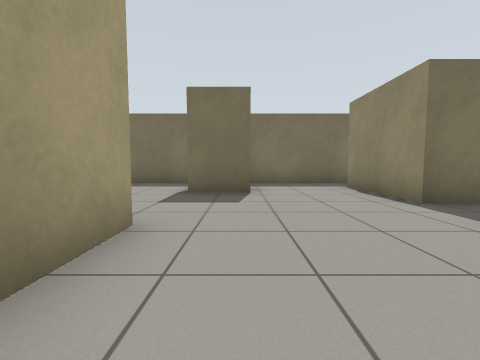
View 1 (above)

16 first-person views from a walk through a Gazebo world. The camera is 0.72 m above the floor, tilts 4° down and sees 90° across. The floor is counted in squares, 1 m on a side. Each view is taken from the middle of a square. On the plan, view 1 faces up. The plan holds only what a view shows up to about 9 squares ahead; the rest is blank.

View 2
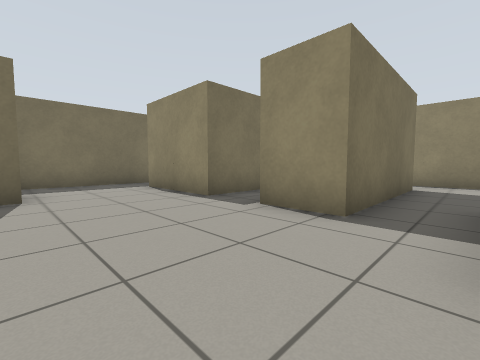

View 3
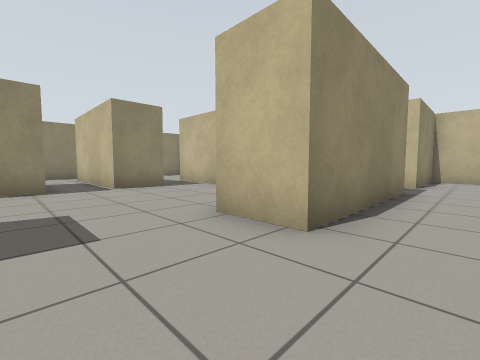

View 4
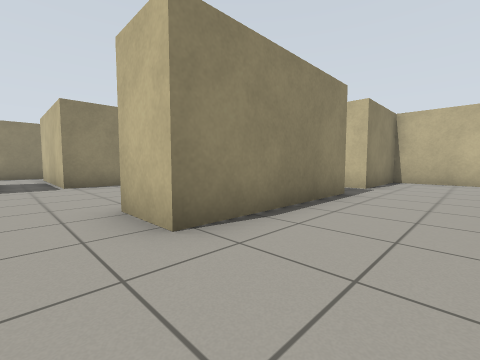

View 5
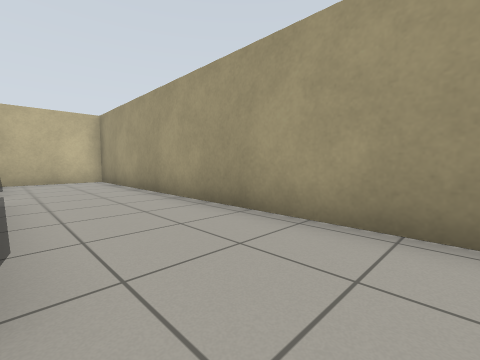

View 6
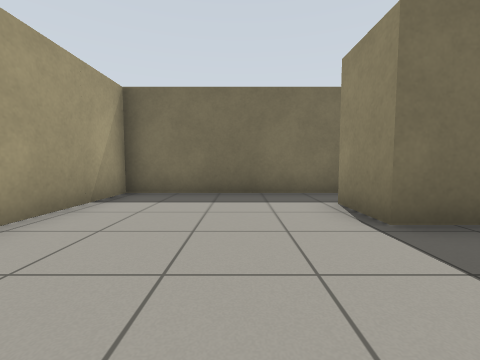

View 7
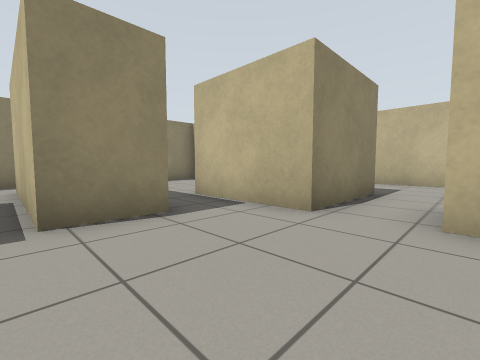

View 8
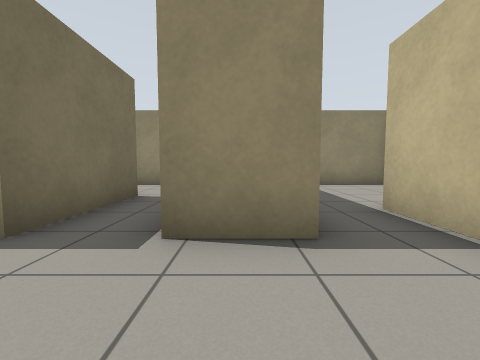

View 9
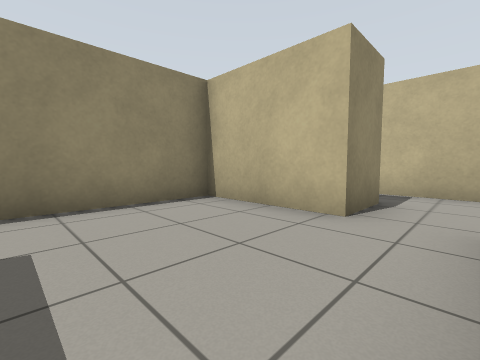

View 10
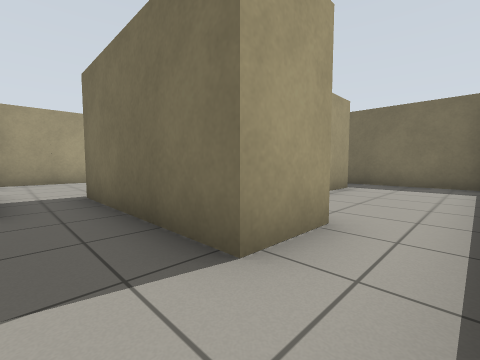

View 11
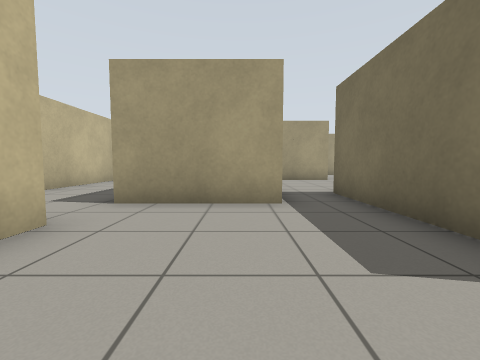

View 12
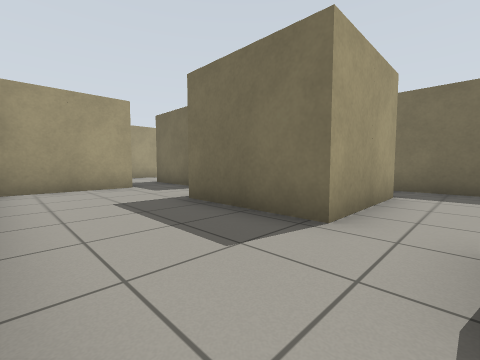

View 13
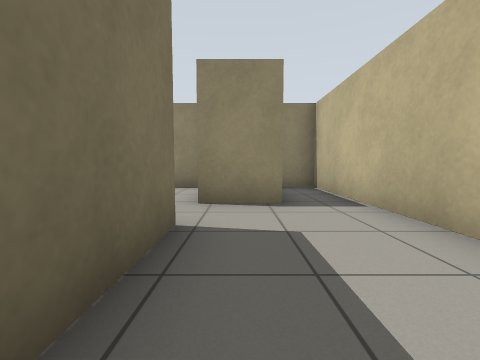

View 14
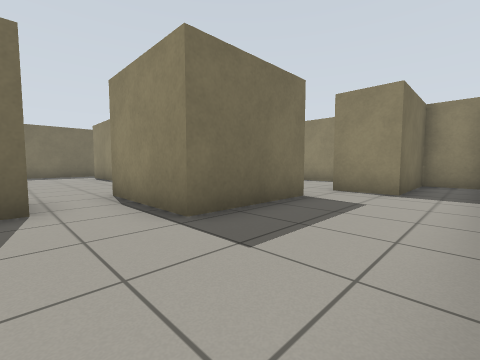

View 15
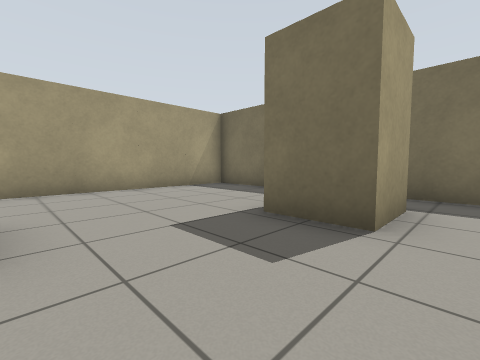

View 16
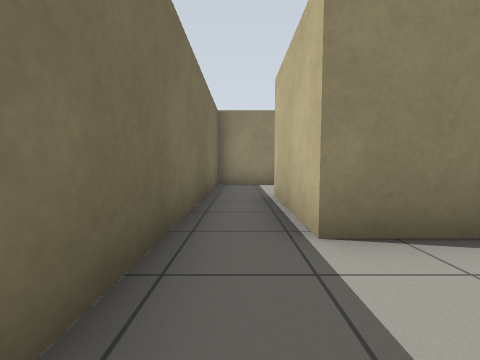

### Floor plan
Ten units are one square. View 1 is at (0, 0); x grows to the right and y downward. Boxes are objects, and circles mark ways between rooms. Rooms are numbered by the first view taken in them; rooms with no view inside come last. Other rooms are left out.
<svg viewBox="-62 -92 159 160">
<path fill="none" stroke="#000" d="M3 -74 3 -58 -12 -58 -12 -72M-6 17 -28 17 -28 -27 -12 -27 -12 1M54 -13 32 -13 32 -27 66 -27M18 33 18 3 48 3M62 -42 32 -42 32 -72 63 -72M65 -87 -57 -87 -57 63 -28 63 -28 33 -21 33M63 33 92 33 92 -31M48 3 48 33M78 -27 78 -13 54 -13M41 63 92 63 92 48 63 48 63 33M48 33 18 33M-1 63 26 63M4 17 -6 17M-12 31 -12 61"/>
<circle cx="45" cy="0" r="3" fill="#2a7"/>
<circle cx="-15" cy="30" r="3" fill="#2a7"/>
<circle cx="10" cy="15" r="3" fill="#2a7"/>
<circle cx="60" cy="40" r="3" fill="#2a7"/>
<text x="-10" y="-30">1</text>
<text x="80" y="10">2</text>
<text x="30" y="50">3</text>
</svg>
Room 1 opens to room 2. Room 1 opens to room 3. Room 2 opens to room 3.

Where each view was taken, in squares from view 1:
view 1: 0 up, 0 right, facing up
view 2: 0 up, 0 right, facing up-right
view 3: 5 up, 4 left, facing down-right
view 4: 4 up, 5 left, facing down-right
view 5: 4 up, 3 left, facing down-left
view 6: 3 up, 3 left, facing up
view 7: 3 up, 0 right, facing down-right
view 8: 2 up, 1 right, facing right
view 9: 0 up, 5 right, facing down-right
view 10: 0 up, 9 right, facing up-left
view 11: 1 down, 9 right, facing left
view 12: 6 down, 6 right, facing up-left
view 13: 4 down, 2 right, facing right
view 14: 6 down, 0 right, facing up-right
view 15: 3 up, 1 right, facing up-left
view 16: 8 up, 1 right, facing right
